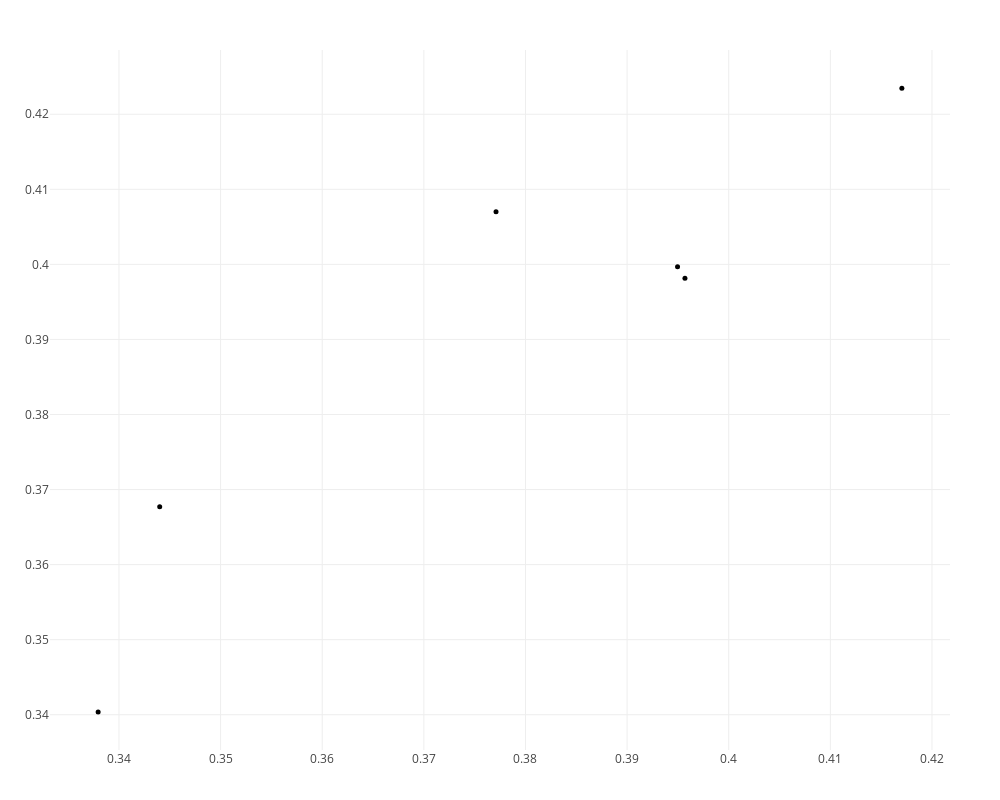

The cell this chart's notebook holds for it:
### Code cell
plotpersistencediagram_pjs(PH,dim=2)

### Figure 1 — Plotly figure (JSON) as saved in the notebook; plotly's stock layout.template omitted (floating-point values rounded to 4 significant figures)
{"data": [{"hoverinfo": "x+y+text", "marker": {"color": "black", "size": 5}, "mode": "markers", "text": ["class/size  1/10", "class/size  2/14", "class/size  3/24", "class/size  4/20", "class/size  5/18", "class/size  6/22"], "textfont": {"family": "Raleway, sans-serif"}, "textposition": "top center", "type": "scatter", "x": [0.3379, 0.3957, 0.344, 0.3771, 0.395, 0.417], "y": [0.3404, 0.3981, 0.3677, 0.407, 0.3997, 0.4235]}, {"hoverinfo": "x+text", "marker": {"color": "red", "size": 6}, "mode": "markers", "text": [], "textfont": {"family": "Raleway, sans-serif"}, "textposition": "top center", "type": "scatter", "x": [], "y": []}], "layout": {"height": 800, "hovermode": "closest", "margin": {"b": 50, "l": 50, "r": 50, "t": 50}, "scene": {"aspectmode": "manual", "aspectratio": {"x": 1, "y": 1.051}}, "showlegend": false, "width": 1000}}
